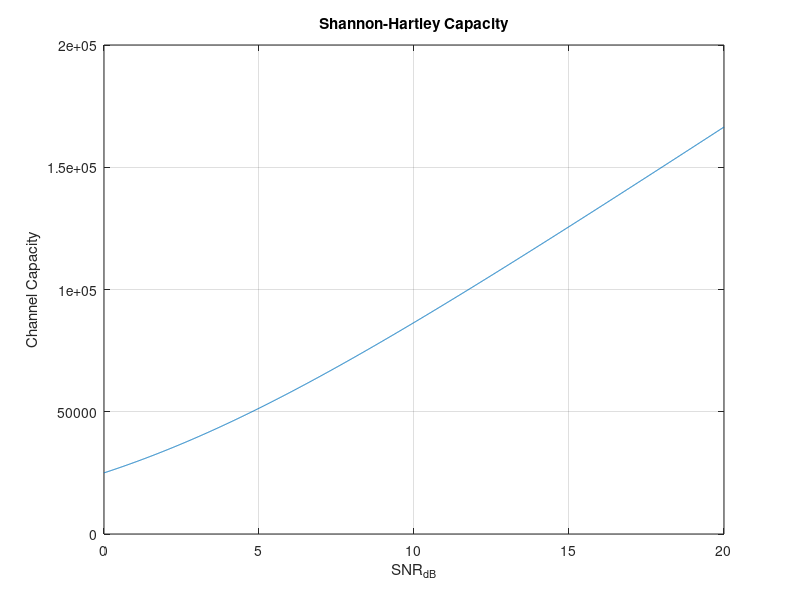

Reproduce this figure in MATLAB.
clear all;
close all;
clc;

SNR= 0:0.01:20;
B=25e+03;
snr=1*10.^(SNR/10);
C = B*log2(1+snr);

shannonImage = figure(1);
plot(SNR, C);
title('Shannon-Hartley Capacity');
xlabel('SNR_{dB}');
ylabel('Channel Capacity');
grid on;

saveas(shannonImage, 'images/shannon_capacity.png');